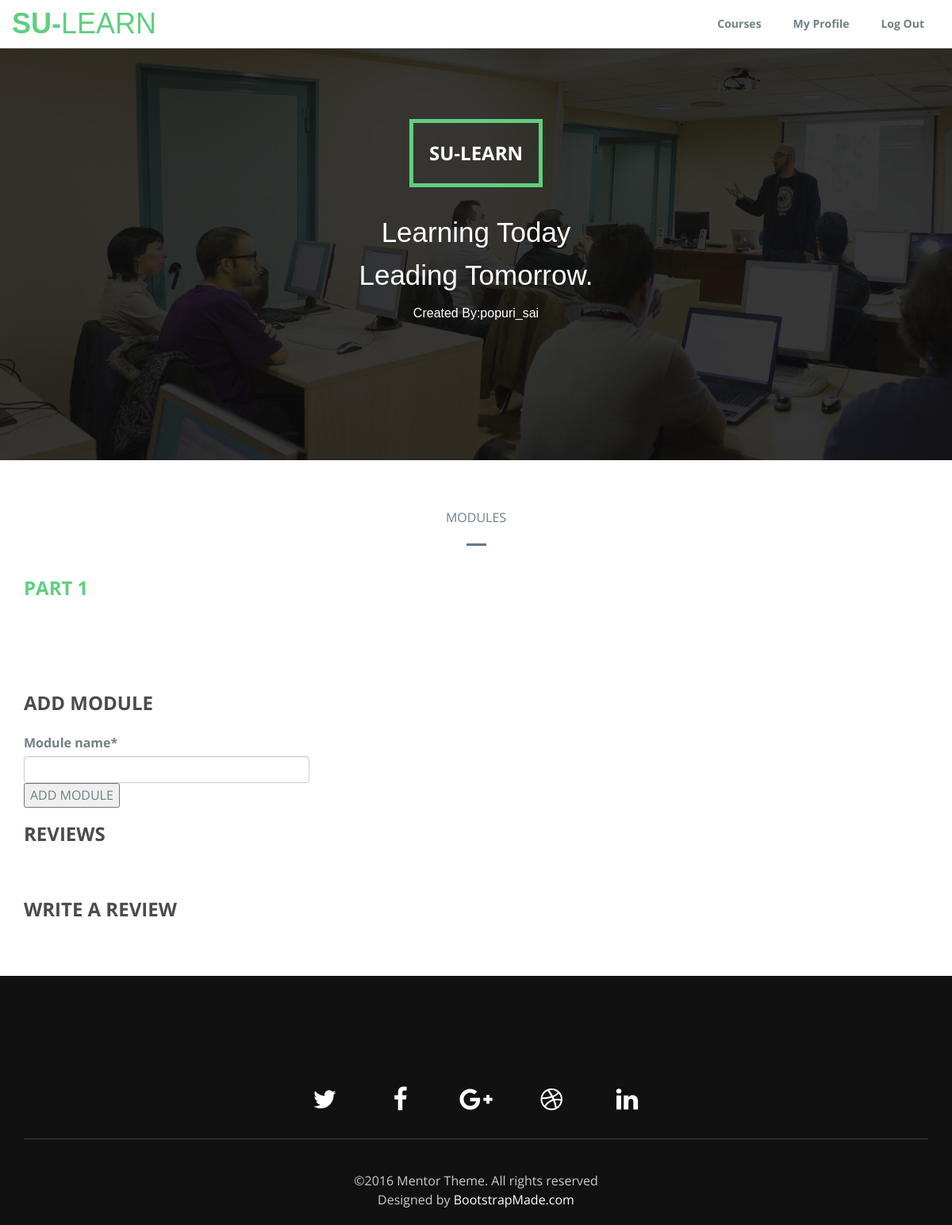
The app's page /courses/sdasd (signed in), older data.
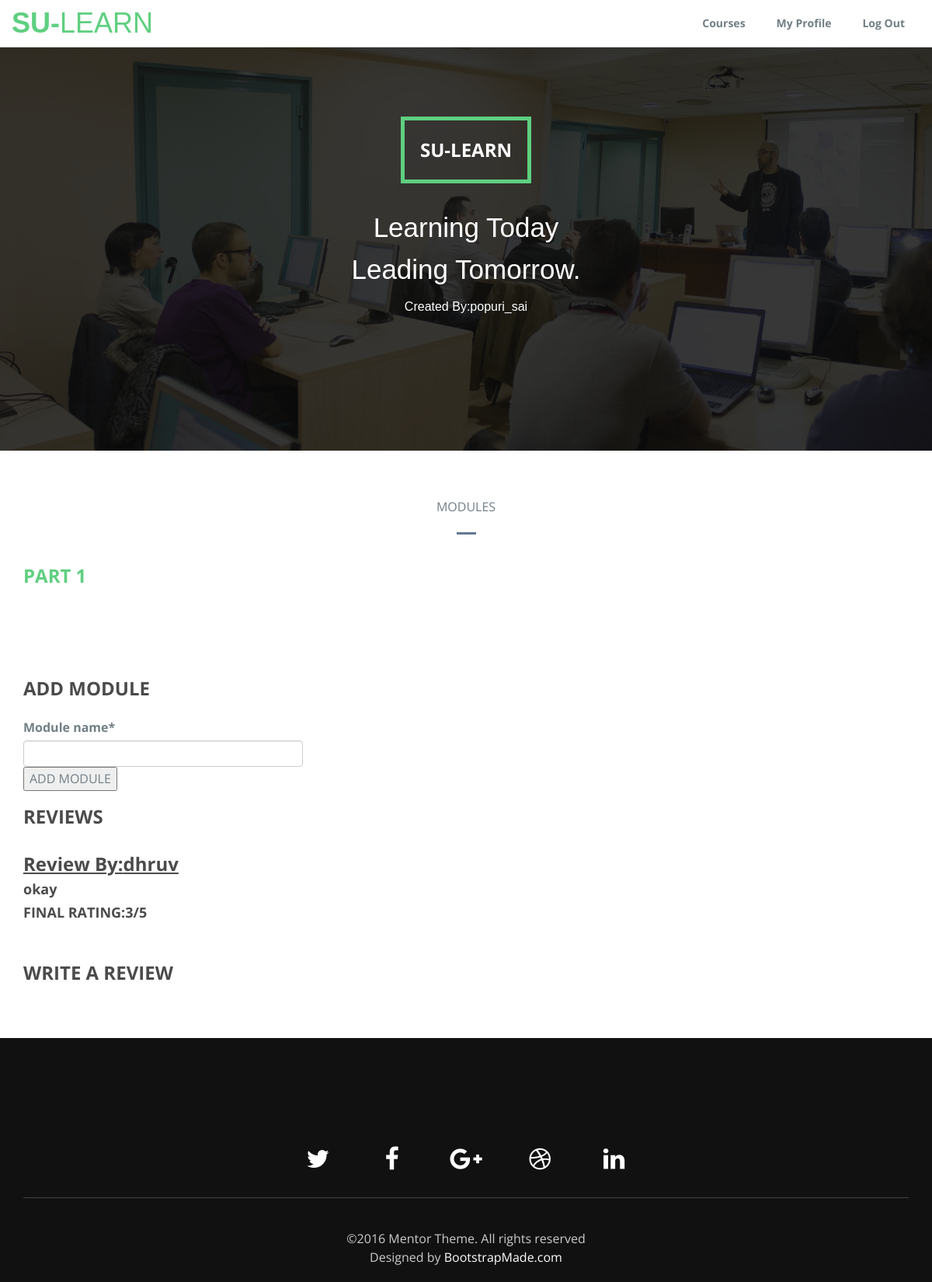
The same page, newer data.
### e_learning/models.py (models this page shows)
class Modules(models.Model):
	course = models.ForeignKey(Courses,on_delete=models.CASCADE,related_name='modules')
	module_name = models.CharField(max_length=250)
	slug_mod = models.SlugField(unique=True,max_length=200,null=True)
	completed_by = models.ManyToManyField(User)

class Reviews(models.Model):
	review_course = models.ForeignKey(Courses,on_delete=models.CASCADE)
	review_text = models.TextField()
	review_rating = models.IntegerField(validators=[MaxValueValidator(5),MinValueValidator(0)])
	author = models.ForeignKey(User,on_delete=models.CASCADE,null=True)

### e_learning/views.py (the view, shortened to what this page needs)
# urls.py: path('courses/<slug:slug>',views.course_dets,name='course_details'),
@login_required()
def course_dets(request,slug):
	course = Courses.objects.get(slug=slug)
	slug = slug
	modules = course.modules.all()
	pk = course.pk
	creator = course.created_by
	for module in modules:
		pk = module.pk
		user = request.user
	course_completion_statusq = []
	for module in modules:
		if user in module.completed_by.all():
			course_completion_statusq.append('True')
		else:
			course_completion_statusq.append('False')
	if course_completion_statusq.count('False') == 0:
		user = request.user
		course.completed_by.add(user)
		course.save()
	else:
		user = request.user
		if user in course.completed_by.all():
			course.completed_by.remove(user)
			course.save()
	if request.method == "POST" and course.created_by == request.user :
		form = ModuleCreateForm(request.POST)
		if form.is_valid():
			form.instance.course = course
			module = form.save()
			pk = module.pk
			return redirect(reverse('module',kwargs={'slug':slug,'pk':pk}))
	else:
		form = ModuleCreateForm()
	module_completion_status_list = []
	for module in modules:
		user = request.user
		if user in module.completed_by.all():
			module_completion_status_list.append('True')
		elif user not in module.completed_by.all():
			module_completion_status_list.append('False')
	if module_completion_status_list.count('False') == 0 and LearnerProfile.objects.filter(user=request.user).count() != 0:
		review_form = CourseReviewForm()
		if 'review' in request.POST:
			review_form = CourseReviewForm(request.POST)
			if review_form.is_valid():
				review_form.instance.review_course = course
				review_form.instance.author = request.user
				review_form.save()
				return redirect(reverse('course_details',kwargs={'slug':slug}))
	else:
		review_form = None
	if module_completion_status_list.count('False') == 0:
		test7 = True
	else:
		test7 = False
	reviews_list = course.reviews_set.all()
	ratings = []
	for review in reviews_list:
		ratings.append(review.review_rating)
	if len(ratings) == 0:
		rating = 0
	else:
		rating = sum(ratings)/len(ratings)
	course.rating = rating
	course.save()
	reviews = course.reviews_set.all()
	author_list = []
	if request.user == course.created_by:
		iscreator = True
	else:
		iscreator = False
	for review in reviews:
		author = review.author
		author_list.append(author)
	if request.user in author_list:
		reviewed = True
	else:
		reviewed = False
	if request.user == course.created_by:
		test2 = True
	else:
		test2 = False
	if request.user in CreatorProfile.objects.all():
		test3 = True
	else:
		test3 = False
	creator_followers = creator.creatorprofile.followers.all()
	user = request.user
	if LearnerProfile.objects.filter(user=user).count() != 0:
		test4 = True
	else:
		test4 = False
	if request.user in course.taken_by.all():
		enrolled = True
	else:
		enrolled = False
	if request.user in course.completed_by.all():
		completed = True
	else:
		completed = False
	print(course.completed_by.all())
	context = {
	'course':course,
	'form':form,
	'modules':modules,
	'slug':slug,
	'review_form':review_form,
	'reviews':reviews,
	'creator_followers':creator_followers,
	'test2':test2,
	'user':user,
	'test3':test3,
	'test4':test4,
	'enrolled':enrolled,
	'completed':completed,
	'iscreator':iscreator,
	'reviewed':reviewed,
	}
	return render(request,'e_learning/course_dets.html',context)

### e_learning/forms.py
class ModuleCreateForm(forms.ModelForm):
	class Meta:
		model = Modules
		fields = ['module_name']

### e_learning/templates/e_learning/course_dets.html (shortened to what this page needs)
{% load static %}
{% load crispy_forms_tags %}
<!DOCTYPE html>
<html lang="en">
<head>
  <link rel="stylesheet" type="text/css" href="{% static 'e_learning/css/font-awesome.min.css' %}">
  <link rel="stylesheet" type="text/css" href="{% static 'e_learning/css/bootstrap.min.css' %}">
  <link rel="stylesheet" type="text/css" href="{% static 'e_learning/css/imagehover.min.css' %}">
  <link rel="stylesheet" type="text/css" href="{% static 'e_learning/css/style.css' %}">
</head>
<body>
  <nav class="navbar navbar-default navbar-fixed-top">
    <div class="container">
      <div class="navbar-header">
        <a class="navbar-brand" href="index.html">SU-<span>Learn</span></a>
      </div>
      <div class="collapse navbar-collapse" id="myNavbar">
        <ul class="nav navbar-nav navbar-right">
          <li><a href="{% url 'courses' 1 %}">Courses</a></li>
          <li><a href="{% url 'profile' %}">My Profile</a></li>
          <li><a href="http://su-learn.herokuapp.com/accounts/logout/" data-toggle="modal">Log Out</a></li>
        </ul>
      </div>
    </div>
  </nav>
  <div class="banner">
    <div class="bg-color">
      <div class="container">
        <div class="row">
          <div class="banner-text text-center">
            <div class="text-border">
              <h2 class="text-dec">SU-Learn</h2>
            </div>
            <div class="intro-para text-center quote">
              <p class="big-text">Learning Today<br />Leading Tomorrow.</p>
              <p class="small-text">Created By:{{ course.created_by }}</p>
            </div>
          </div>
        </div>
      </div>
    </div>
  </div>
  <section id="faculity-member" class="section-padding">
    <div class="container">
      <div class="row">
        <div class="header-section text-center">
          MODULES
          <br />
            <hr class="bottom-line">
        </div>
        <div class="col-lg-4 col-md-4 col-sm-4">
          {% if modules %}
            {% for module in modules %}
              <h2><a href="{% url 'module' slug module.pk %}"> {{ module.module_name }} </a></h2>
            {% endfor %}
            <br /><br /><br />
            {% if iscreator == True %}
              <h2>ADD MODULE</h2>
              <form method="post">
                {{ form|crispy }}
                <button type="submit">ADD MODULE</button>
              </form>
            {% endif %}
          {% endif %}
          <h2>REVIEWS</h2>
          {% if reviews %}
            {% for review in reviews %}
              <h3><u>Review By:{{ review.author }}</u></h3>
              <h4>{{ review.review_text }}</h4>
              <h4> FINAL RATING:{{ review.review_rating }}/5</h4>
            {% endfor %}
          {% endif %}
          <br />
          <h3>WRITE A REVIEW</h3>
        </div>
      </div>
    </div>
  </section>
  <footer id="footer" class="footer">
    <div class="container text-center">
       <ul class="social-links">
        <li><a href="#link"><i class="fa fa-twitter fa-fw"></i></a></li>
        <li><a href="#link"><i class="fa fa-facebook fa-fw"></i></a></li>
        <li><a href="#link"><i class="fa fa-google-plus fa-fw"></i></a></li>
        <li><a href="#link"><i class="fa fa-dribbble fa-fw"></i></a></li>
        <li><a href="#link"><i class="fa fa-linkedin fa-fw"></i></a></li>
      </ul>
      ©2016 Mentor Theme. All rights reserved
      <div class="credits">
        Designed by <a href="https://bootstrapmade.com/">BootstrapMade.com</a>
      </div>
    </div>
  </footer>
</body>
</html>

Row changes from the older to the newer data that the page shows:
added Reviews: author "dhruv", review_text "okay", review_rating "3"
